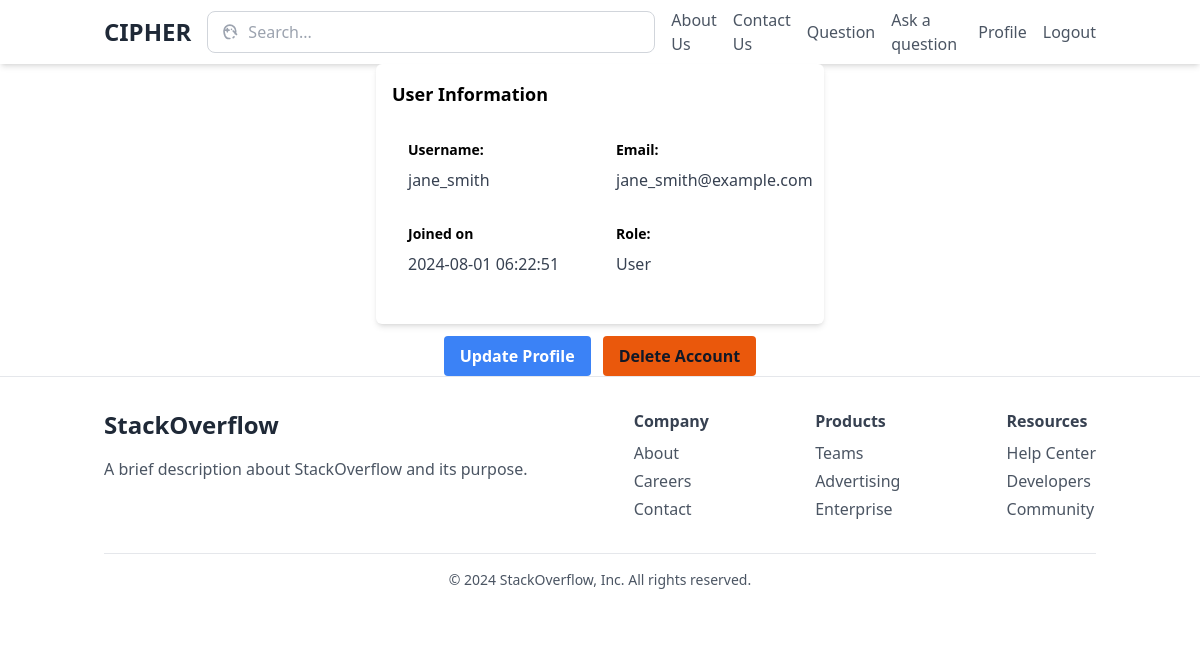
The app's page /user/profile (signed in) with its own data.
### tables this page shows
CREATE TABLE IF NOT EXISTS `Users` (
  `user_id` int NOT NULL AUTO_INCREMENT,
  `username` varchar(50) NOT NULL,
  `email` varchar(100) NOT NULL,
  `password` varchar(255) NOT NULL,
  `created_at` timestamp NULL DEFAULT CURRENT_TIMESTAMP,
  `updated_at` timestamp NULL DEFAULT CURRENT_TIMESTAMP ON UPDATE CURRENT_TIMESTAMP,
  `role_id` int DEFAULT '2',
  `image_path` varchar(50) DEFAULT NULL,
  PRIMARY KEY (`user_id`),
  UNIQUE KEY `username` (`username`),
  UNIQUE KEY `email` (`email`),
  KEY `role_id` (`role_id`),
  CONSTRAINT `Users_ibfk_1` FOREIGN KEY (`role_id`) REFERENCES `Roles` (`role_id`) ON DELETE CASCADE ON UPDATE CASCADE
);

### core/Controller.php (called while the page is built, shortened)
<?php
class Controller {
    public function view($view, $data = []) {
        require_once 'app/views/' . $view . '.html.php';
    }
}

### app/controllers/UserController.php (called while the page is built, shortened)
<?php
class UserController extends Controller {
    private $usermodel;
    public function __construct() {
        $this->usermodel = new User();
    }
    public function profile() {
        $user = $this->usermodel->getUserById($_SESSION['user_id']);
        $this->view('user/profile', $user);
    }
}

### core/Router.php (called while the page is built, shortened)
<?php
class Router {
    protected $method = 'index';
    public function __construct() {
        $url = $this->parseUrl();
        if (empty($url)) {
            $this->controller = 'HomeController';
        } else {
            if (file_exists('app/controllers/' . ucwords($url[0]) . 'Controller.php')) {
                unset($url[0]);
            }
        }
        $this->controller = new $this->controller;
        if (isset($url[1])) {
            if (method_exists($this->controller, $url[1])) {
                $this->method = $url[1];
                unset($url[1]);
            } else {
                throw new \Exception('The controller class does not have the specified method.');
            }
        } else if (method_exists($this->controller, 'index')) {
            $this->method = 'index';
        } else {
            throw new \Exception('The controller class does not have an index method.');
        }
        $this->params = $url ? array_values($url) : [];
        call_user_func_array([$this->controller, $this->method], $this->params);
    }
    public function parseUrl() {
        if (isset($_GET['url'])) {
            return explode('/', filter_var(rtrim($_GET['url'], '/'), FILTER_SANITIZE_URL));
        }
    }
}

### index.php (called while the page is built, shortened)
<?php
require_once 'core/Router.php';
require_once 'core/Controller.php';
require_once 'core/Database.php';
require_once 'core/Model.php';
$router = new Router();
?>

### core/database.php (called while the page is built, shortened)
<?php
class Database {
    private $host = DB_HOST;
    private $user = DB_USER;
    private $pass = DB_PASS;
    private $dbname = DB_NAME;
    private $dbport = DB_PORT;
    private $dbh;
    private $stmt;
    public function __construct() {
        $dsn = 'mysql:host=' . $this->host .';port=' . $this->dbport .';dbname=' . $this->dbname. ';charset=utf8';
        $options = array(
            PDO::ATTR_PERSISTENT => true,
            PDO::ATTR_ERRMODE => PDO::ERRMODE_EXCEPTION
        );
        try {
            $this->dbh = new PDO($dsn, $this->user, $this->pass, $options);
        } catch (PDOException $e) {
            $this->error = $e->getMessage();
            echo $this->error;
        }
    }
    public function query($sql) {
        $this->stmt = $this->dbh->prepare($sql);
    }
    public function execute() {
        return $this->stmt->execute();
    }
    public function single() {
        $this->execute();
        return $this->stmt->fetch(PDO::FETCH_OBJ);
    }
}

### app/models/user.php (called while the page is built, shortened)
<?php
class User extends Model
{
    public function getUserbyId($id){
        $this->db->query("SELECT user_id, username, email,created_at,updated_at,role_id  FROM Users WHERE user_id = $id");
        return $this->db->single();
    }
}

### core/Model.php (called while the page is built, shortened)
<?php
class Model {
    public function __construct() {
        $this->db = new Database();
    }
}

### app/views/user/profile.html.php (the view)
<?php
require_once 'app/views/partials/head.php';
require_once 'app/views/partials/nav.php';
?>
<?php $user = json_decode(json_encode($data),true);
?>
<div class="max-w-md mx-auto p-4 bg-white rounded-md shadow-md">
  <h2 class="text-lg font-bold mb-4">User Information</h2>
  <div class="flex flex-wrap mb-4">
    <div class="w-full md:w-1/2 xl:w-1/3 p-4">
      <h3 class="text-sm font-bold mb-2">Username:</h3>
      <p class="text-gray-700"><?= $user['username'] ?></p>
    </div>
    <div class="w-full md:w-1/2 xl:w-1/3 p-4">
      <h3 class="text-sm font-bold mb-2">Email:</h3>
      <p class="text-gray-700"><?= $user['email']?></p>
    </div>
    <div class="w-full md:w-1/2 xl:w-1/3 p-4">
      <h3 class="text-sm font-bold mb-2">Joined on</h3>
      <p class="text-gray-700"><?= $user['created_at'] ?></p>
    </div>
    <div class="w-full md:w-1/2 xl:w-1-3 p-4">
      <h3 class="text-sm font-bold mb-2">Role:</h3>
      <p class="text-gray-700"><?php if ($user['role_id'] == 1) {echo 'Admin';} else {echo 'User';} ?></p>
  </div>
  </div>
</div>
<div class="mt-3 flex justify-center">
  <a href="<?php echo URLROOT.'/user/edit/'.$user['user_id']; ?>" class="bg-blue-500 hover:bg-blue-700 text-white font-bold py-2 px-4 rounded">Update Profile</a>
  <a href="<?php echo URLROOT.'/user/delete'.$user['user_id']; ?>" class="bg-orange-600 hover:bg-red-700 text-gray-900 font-bold py-2 px-4 rounded ml-3">Delete Account</a>
</div>
<?php
require_once 'app/views/partials/footer.php';
?>

### records on screen
users: username "jane_smith", email "jane_smith@example.com", created_at "2024-08-01 06:22:51"
